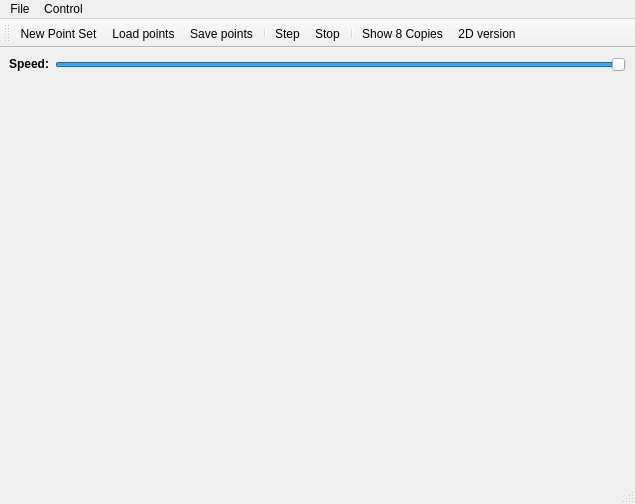
<ui version="4.0" >
 <class>MainWindow</class>
 <widget class="QMainWindow" name="MainWindow" >
  <property name="geometry" >
   <rect>
    <x>0</x>
    <y>0</y>
    <width>635</width>
    <height>504</height>
   </rect>
  </property>
  <property name="windowTitle" >
   <string>CGAL 3D Periodic Lloyd</string>
  </property>
  <property name="windowIcon" >
   <iconset resource="../resources/CGAL.qrc" >
    <normaloff>:/cgal/logos/cgal_icon</normaloff>:/cgal/logos/cgal_icon</iconset>
  </property>
  <widget class="QWidget" name="centralwidget" >
   <layout class="QVBoxLayout" >
    <item>
     <layout class="QHBoxLayout" name="horizontalLayout" >
      <item>
       <widget class="QLabel" name="alphaLabel" >
        <property name="sizePolicy" >
         <sizepolicy vsizetype="Fixed" hsizetype="Fixed" >
          <horstretch>0</horstretch>
          <verstretch>0</verstretch>
         </sizepolicy>
        </property>
        <property name="font" >
         <font>
          <weight>75</weight>
          <bold>true</bold>
         </font>
        </property>
        <property name="text" >
         <string>Speed:</string>
        </property>
       </widget>
      </item>
      <item>
       <widget class="QSlider" name="speedSlider" >
        <property name="sizePolicy" >
         <sizepolicy vsizetype="Fixed" hsizetype="Preferred" >
          <horstretch>0</horstretch>
          <verstretch>0</verstretch>
         </sizepolicy>
        </property>
        <property name="minimum" >
         <number>0</number>
        </property>
        <property name="maximum" >
         <number>100</number>
        </property>
        <property name="singleStep" >
         <number>1</number>
        </property>
        <property name="value" >
         <number>100</number>
        </property>
        <property name="orientation" >
         <enum>Qt::Horizontal</enum>
        </property>
       </widget>
      </item>
     </layout>
    </item>
    <item>
     <widget class="Viewer" native="1" name="viewer" />
    </item>
   </layout>
  </widget>
  <widget class="QMenuBar" name="menubar" >
   <property name="geometry" >
    <rect>
     <x>0</x>
     <y>0</y>
     <width>635</width>
     <height>22</height>
    </rect>
   </property>
   <widget class="QMenu" name="menuFile" >
    <property name="title" >
     <string>File</string>
    </property>
    <addaction name="actionNew_Point_Set" />
    <addaction name="actionLoad_points" />
    <addaction name="actionSave_points" />
    <addaction name="separator" />
    <addaction name="actionRender_Video" />
    <addaction name="separator" />
    <addaction name="actionQuit" />
   </widget>
   <widget class="QMenu" name="menuControl" >
    <property name="title" >
     <string>Control</string>
    </property>
    <addaction name="actionStep" />
    <addaction name="actionPlay" />
    <addaction name="separator" />
    <addaction name="actionShow_8_Copies" />
    <addaction name="action2D_version" />
   </widget>
   <addaction name="menuFile" />
   <addaction name="menuControl" />
  </widget>
  <widget class="QStatusBar" name="statusbar" />
  <widget class="QToolBar" name="toolBar" >
   <property name="windowTitle" >
    <string>toolBar</string>
   </property>
   <attribute name="toolBarArea" >
    <enum>TopToolBarArea</enum>
   </attribute>
   <attribute name="toolBarBreak" >
    <bool>false</bool>
   </attribute>
   <addaction name="actionNew_Point_Set" />
   <addaction name="actionLoad_points" />
   <addaction name="actionSave_points" />
   <addaction name="separator" />
   <addaction name="actionStep" />
   <addaction name="actionPlay" />
   <addaction name="separator" />
   <addaction name="actionShow_8_Copies" />
   <addaction name="action2D_version" />
  </widget>
  <action name="actionQuit" >
   <property name="text" >
    <string>Quit</string>
   </property>
  </action>
  <action name="actionRender_Video" >
   <property name="enabled" >
    <bool>false</bool>
   </property>
   <property name="text" >
    <string>Render Video</string>
   </property>
  </action>
  <action name="actionNew_Point_Set" >
   <property name="icon" >
    <iconset resource="Periodic_Lloyd_3.qrc" >
     <normaloff>:/Periodic_Lloyd_3/icons/fileNew.png</normaloff>:/Periodic_Lloyd_3/icons/fileNew.png</iconset>
   </property>
   <property name="text" >
    <string>New Point Set</string>
   </property>
   <property name="shortcut" >
    <string>Ctrl+N</string>
   </property>
  </action>
  <action name="actionPlay" >
   <property name="checkable" >
    <bool>true</bool>
   </property>
   <property name="checked" >
    <bool>false</bool>
   </property>
   <property name="icon" >
    <iconset resource="Periodic_Lloyd_3.qrc" >
     <normaloff>:/Periodic_Lloyd_3/icons/play.png</normaloff>
     <normalon>:/Periodic_Lloyd_3/icons/pause.png</normalon>:/Periodic_Lloyd_3/icons/play.png</iconset>
   </property>
   <property name="text" >
    <string>Stop</string>
   </property>
   <property name="shortcut" >
    <string>P</string>
   </property>
  </action>
  <action name="actionShow_8_Copies" >
   <property name="checkable" >
    <bool>true</bool>
   </property>
   <property name="icon" >
    <iconset resource="Periodic_Lloyd_3.qrc" >
     <normaloff>:/Periodic_Lloyd_3/icons/cp8.png</normaloff>:/Periodic_Lloyd_3/icons/cp8.png</iconset>
   </property>
   <property name="text" >
    <string>Show 8 Copies</string>
   </property>
   <property name="shortcut" >
    <string>C</string>
   </property>
  </action>
  <action name="action2D_version" >
   <property name="checkable" >
    <bool>true</bool>
   </property>
   <property name="icon" >
    <iconset resource="Periodic_Lloyd_3.qrc" >
     <normaloff>:/Periodic_Lloyd_3/icons/planar.png</normaloff>:/Periodic_Lloyd_3/icons/planar.png</iconset>
   </property>
   <property name="text" >
    <string>2D version</string>
   </property>
   <property name="shortcut" >
    <string>2</string>
   </property>
  </action>
  <action name="actionStep" >
   <property name="icon" >
    <iconset resource="Periodic_Lloyd_3.qrc" >
     <normaloff>:/Periodic_Lloyd_3/icons/step.png</normaloff>:/Periodic_Lloyd_3/icons/step.png</iconset>
   </property>
   <property name="text" >
    <string>Step</string>
   </property>
   <property name="shortcut" >
    <string>Return, Enter</string>
   </property>
  </action>
  <action name="actionLoad_points" >
   <property name="icon" >
    <iconset resource="Periodic_Lloyd_3.qrc" >
     <normaloff>:/Periodic_Lloyd_3/icons/fileOpen.png</normaloff>:/Periodic_Lloyd_3/icons/fileOpen.png</iconset>
   </property>
   <property name="text" >
    <string>Load points</string>
   </property>
   <property name="shortcut" >
    <string>Ctrl+O</string>
   </property>
  </action>
  <action name="actionSave_points" >
   <property name="icon" >
    <iconset resource="Periodic_Lloyd_3.qrc" >
     <normaloff>:/Periodic_Lloyd_3/icons/fileSave.png</normaloff>:/Periodic_Lloyd_3/icons/fileSave.png</iconset>
   </property>
   <property name="text" >
    <string>Save points</string>
   </property>
   <property name="shortcut" >
    <string>Ctrl+S</string>
   </property>
  </action>
 </widget>
 <customwidgets>
  <customwidget>
   <class>Viewer</class>
   <extends>QWidget</extends>
   <header>Viewer.h</header>
  </customwidget>
 </customwidgets>
 <resources>
  <include location="../resources/CGAL.qrc" />
  <include location="Periodic_Lloyd_3.qrc" />
 </resources>
 <connections/>
</ui>
